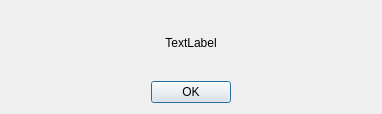
<?xml version="1.0" encoding="UTF-8"?>
<ui version="4.0">
 <class>InfoDialog</class>
 <widget class="QDialog" name="InfoDialog">
  <property name="geometry">
   <rect>
    <x>0</x>
    <y>0</y>
    <width>382</width>
    <height>114</height>
   </rect>
  </property>
  <property name="windowTitle">
   <string>Dialog</string>
  </property>
  <property name="layoutDirection">
   <enum>Qt::LeftToRight</enum>
  </property>
  <layout class="QVBoxLayout" name="verticalLayout" stretch="3,1">
   <item>
    <widget class="QLabel" name="message_label">
     <property name="text">
      <string>TextLabel</string>
     </property>
     <property name="alignment">
      <set>Qt::AlignCenter</set>
     </property>
    </widget>
   </item>
   <item>
    <layout class="QHBoxLayout" name="horizontalLayout">
     <property name="sizeConstraint">
      <enum>QLayout::SetDefaultConstraint</enum>
     </property>
     <item>
      <widget class="QPushButton" name="ok_button">
       <property name="sizePolicy">
        <sizepolicy hsizetype="Fixed" vsizetype="Fixed">
         <horstretch>0</horstretch>
         <verstretch>0</verstretch>
        </sizepolicy>
       </property>
       <property name="layoutDirection">
        <enum>Qt::LeftToRight</enum>
       </property>
       <property name="text">
        <string>OK</string>
       </property>
       <property name="autoExclusive">
        <bool>false</bool>
       </property>
       <property name="default">
        <bool>false</bool>
       </property>
       <property name="flat">
        <bool>false</bool>
       </property>
      </widget>
     </item>
    </layout>
   </item>
  </layout>
 </widget>
 <resources/>
 <connections/>
</ui>
